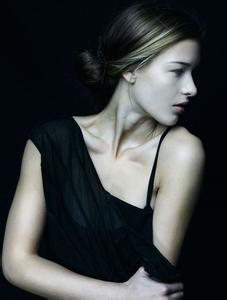
#> input picture GE-OTSU/images/test4.jpg, 227 x 300 px
$ python main.py
#> lines starting #> are read from the running program, lines starting #| are printed output that depends on the picture; after the words box and inside, x2 and y2 are one past the last pixel; in counts of white or black regions, pixels touching at a corner belong together
#> in main, im is the input picture: PIL image 227x300 RGB; mean R, G, B 60.7, 64.7, 65.5
### GE-OTSU/otsu.py
import numpy as np

def total_pix(image):
    size = image.shape[0] * image.shape[1]
    return size

# [34 lines left out: functions histogramify, otsu, not called in this run]


def fast_ostu(image, threshold):
#> called with threshold = 195
    image = np.transpose(np.asarray(image))
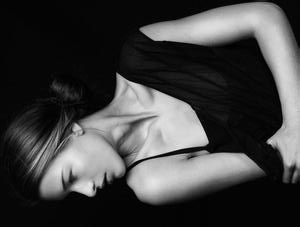
#> image: shape (227, 300); min 0, max 234, mean 63.6
    total = total_pix(image)
#> total = 68100
    bin_image = image<threshold
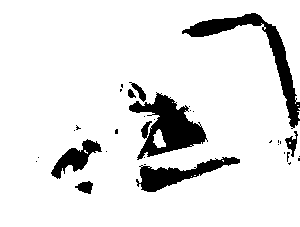
#> bin_image: shape (227, 300) bool; 89.4% white; 32 black regions (24 under 20 px), largest, box (x1, y1, x2, y2) and area: (129, 92, 208, 160) 2439, (182, 13, 300, 129) 2142, (136, 157, 240, 192) 1342
    sumT = np.sum(image)
#> sumT = 4331139
    w0 = np.sum(bin_image)
#> w0 = 60856
    sum0 = np.sum(bin_image * image)
#> sum0 = 2836171
    w1 = total - w0
#> w1 = 7244
    if w1 == 0:
        return 0
    sum1 = sumT - sum0
#> sum1 = 1494968
    mean0 = sum0 / (w0 * 1.0)
#> mean0 = 46.6
    mean1 = sum1 / (w1 * 1.0)
#> mean1 = 206.4
    varBetween = w0 / (total * 1.0) * w1 / (total * 1.0) * (mean0 - mean1) * (
            mean0 - mean1)  # formulation form https://en.wikipedia.org/wiki/Otsu%27s_method
#> varBetween = 2426.4
    # print "varBetween is:", varBetween
    return varBetween

### GE-OTSU/genetic.py
import numpy as np
from otsu import otsu, fast_ostu

np.random.seed(8)

class genetic:
    def __init__(self, image, N = 4, index = 4, max_iteration=10):
        """
        genetic algorithm
        :param image: image feature
        :param N: num of population
        :param population: N population
        :param index: index of crossover
        """
        self.image = image
        self.N = N
        self.population = np.random.randint(0, 256, self.N)
        self.index = index
        self.max_iteration = max_iteration

    def get_fitness(self):
        # fitness = [otsu(self.image, i) for i in self.population]
        fitness = [fast_ostu(self.image, i) for i in self.population]
#> in fast_ostu (call 2), `bin_image = image<threshold`: bin_image: shape (227, 300) bool; 68% white; 9 black regions (5 under 20 px), largest, box (x1, y1, x2, y2) and area: (27, 73, 209, 197) 10135, (140, 2, 300, 179) 7312, (127, 150, 262, 203) 4252, (20, 133, 36, 149) 100
#> in fast_ostu (call 3), `bin_image = image<threshold`: bin_image: shape (227, 300) bool; every value is 1
#> in fast_ostu (call 4), `bin_image = image<threshold`: bin_image: shape (227, 300) bool; 69.9% white; 13 black regions (8 under 20 px), largest, box (x1, y1, x2, y2) and area: (41, 73, 209, 196) 9144, (140, 2, 300, 170) 6954, (128, 150, 260, 201) 3952, (30, 131, 59, 174) 347, (28, 144, 41, 157) 42
#> fitness = [2426.4, 5623.8, 0, 5626.7]
        return fitness

    def select(self):
        fitness = self.get_fitness()
        sum_fitness = np.sum(fitness)
        probability = fitness / sum_fitness
        new_population = np.random.choice(self.population, self.N, True, probability)
        return new_population

    def crossover_base(self, a, b, index):
        a_1 = a % pow(2, index)
        a_0 = a - a_1
        b_1 = b % pow(2, index)
        b_0 = b - b_1
        new_a = a_0+b_1
        new_b = b_0+a_1
        return new_a, new_b

    def crossover(self):
        np.random.shuffle(self.population) # random shuffle
        new_population = np.zeros_like(self.population)
        for i in range(0, self.N, 2):
            new_population[i], new_population[i+1] = self.crossover_base(self.population[i], self.population[i+1], self.index)
        return new_population

    def mutate(self):
        m = np.random.randint(low=0, high=8, size=self.N) # random mutate for every one in population
        new_population = self.population ^ pow(2, m)
        return new_population

    def get_threshold(self):
        flag = 0
        fitness = self.get_fitness()
#> fitness = [2426.4, 5623.8, 0, 5626.7]
        best_fitness = np.max(fitness)
#> best_fitness = 5626.7
        best_threshold = self.population[np.argmax(fitness)]
#> best_threshold = 105
        while True:
            self.population = self.crossover()
            self.population = self.mutate()
            self.population = self.select()

            fitness = self.get_fitness()
            if best_fitness < np.max(fitness):
                best_fitness = np.max(fitness)
                best_threshold = self.population[np.argmax(fitness)]
                flag = 0
            else:
                flag += 1

            if flag > self.max_iteration:
                break
            print("best threshold is: ")
            print(best_threshold)
            print("best fitness is: ")
            print(best_fitness)
#> this loop made 15 passes
#> (printed output is left out)
#> pass 1, in fast_ostu (call 5), `bin_image = image<threshold`:
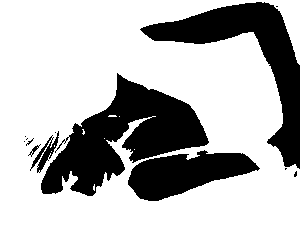
#> bin_image: shape (227, 300) bool; 70.2% white; 13 black regions (8 under 20 px), largest, box (x1, y1, x2, y2) and area: (41, 73, 209, 196) 9089, (140, 2, 300, 169) 6906, (128, 150, 260, 201) 3919, (30, 131, 59, 173) 334, (28, 144, 41, 157) 40
#> pass 1, in fast_ostu (call 6), `bin_image = image<threshold`:
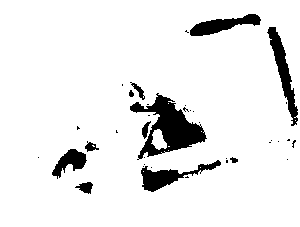
#> bin_image: shape (227, 300) bool; 91.9% white; 37 black regions (26 under 20 px), largest, box (x1, y1, x2, y2) and area: (130, 93, 207, 160) 2077, (267, 27, 298, 126) 911, (141, 160, 221, 192) 819
#> pass 1, in fast_ostu (call 7), `bin_image = image<threshold`:
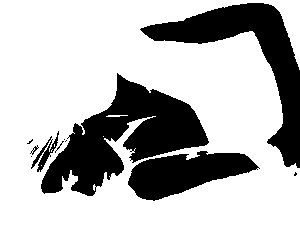
#> bin_image: shape (227, 300) bool; 71% white; 11 black regions (6 under 20 px), largest, box (x1, y1, x2, y2) and area: (41, 73, 209, 196) 8864, (140, 3, 300, 168) 6740, (128, 151, 260, 201) 3807, (31, 131, 59, 172) 292, (30, 145, 39, 155) 26
#> pass 1, in fast_ostu (call 8), `bin_image = image<threshold`:
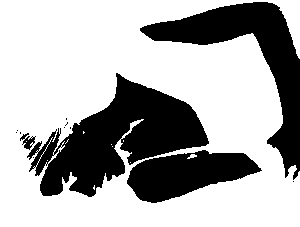
#> bin_image: shape (227, 300) bool; 67.6% white; 13 black regions (9 under 20 px), largest, box (x1, y1, x2, y2) and area: (27, 73, 209, 197) 10257, (140, 2, 300, 180) 7361, (127, 150, 262, 203) 4302, (20, 133, 36, 150) 124
        return best_threshold

### GE-OTSU/main.py
from PIL import Image
import numpy as np
from genetic import genetic

filename = 'images/test4.jpg'  # 测试图片路径

def threshold(t, image):
#> called with t = 94
    image_tmp = np.asarray(image)
    intensity_array = list(np.where(image_tmp<t, 0, 255).reshape(-1))

    image.putdata(intensity_array)
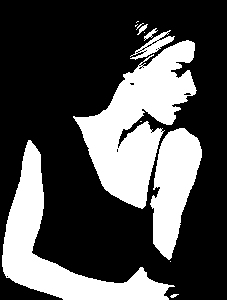
#> image: PIL image 227x300 L; 31.1% white; 13 white regions (6 under 20 px), largest, box (x1, y1, x2, y2) and area: (73, 40, 197, 209) 9378, (2, 140, 175, 300) 7125, (150, 128, 202, 260) 4100
    image.show()
    image.save('images/result4.jpg')  # 输出结果路径（自动生成结果图片）

def main():
    im = Image.open(filename)
    im.load()
    im.show()
    im_gray = im.convert('L') # translate to  gray map
    genrtic = genetic(im_gray)
    best_threshold = genrtic.get_threshold()
    threshold(best_threshold, im_gray)

if __name__ == "__main__":
    main()
